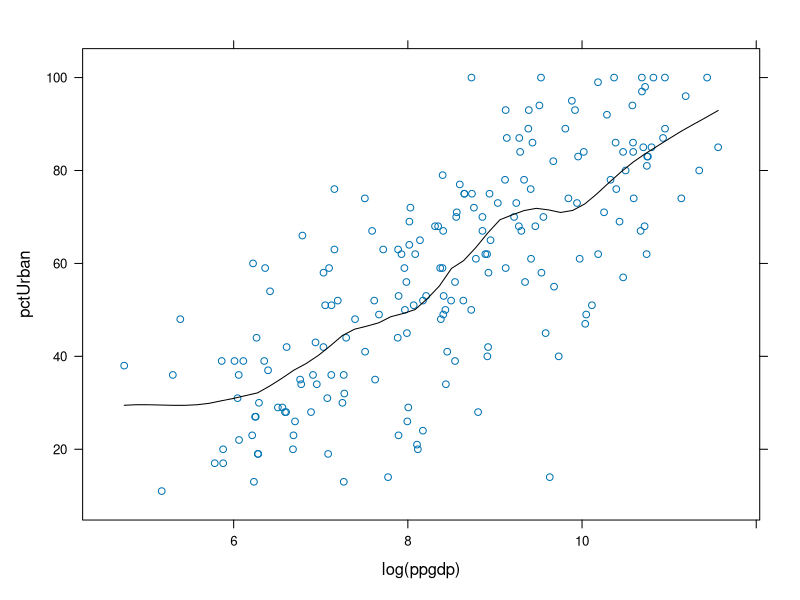
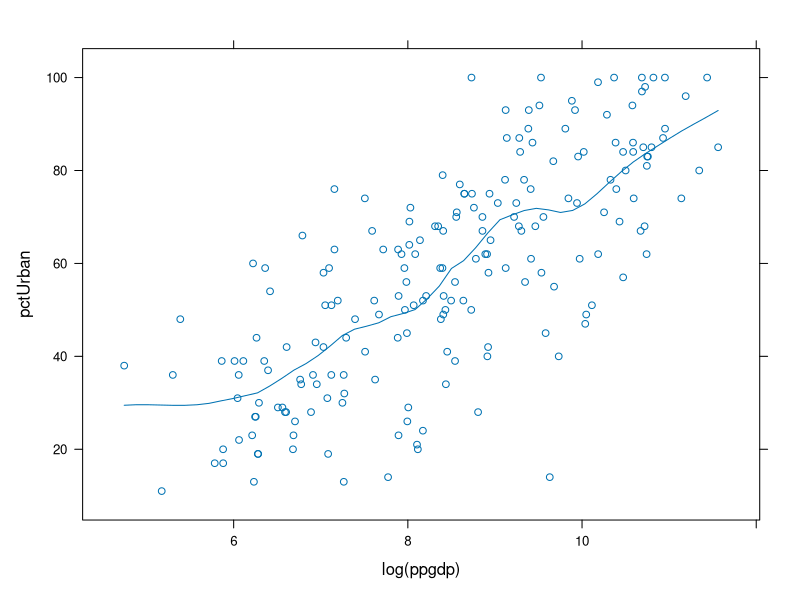
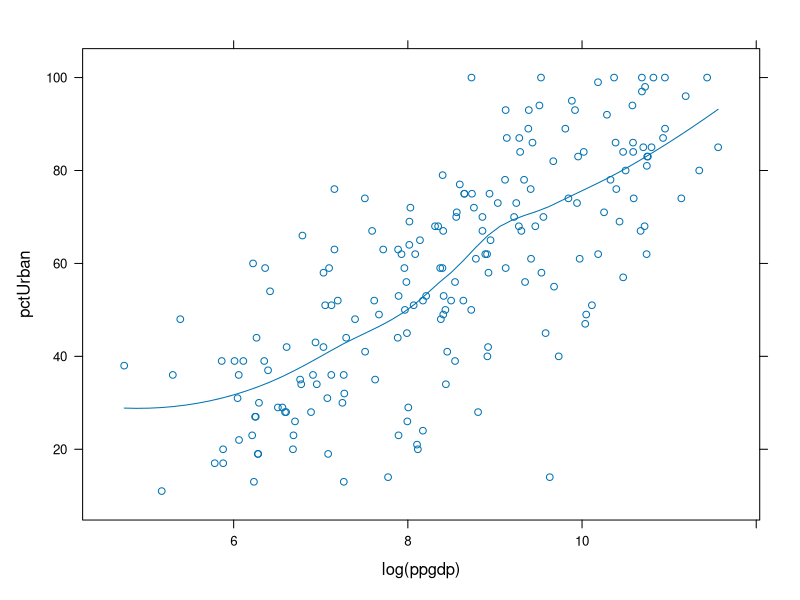
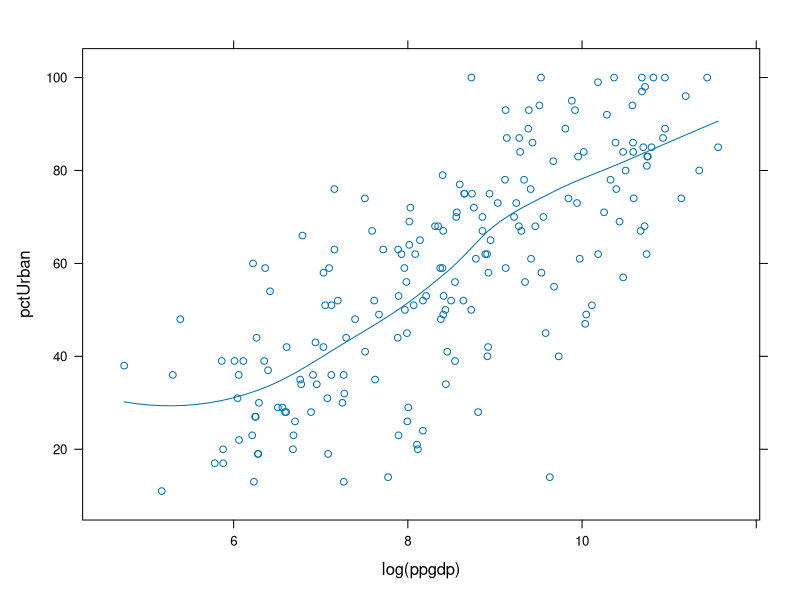
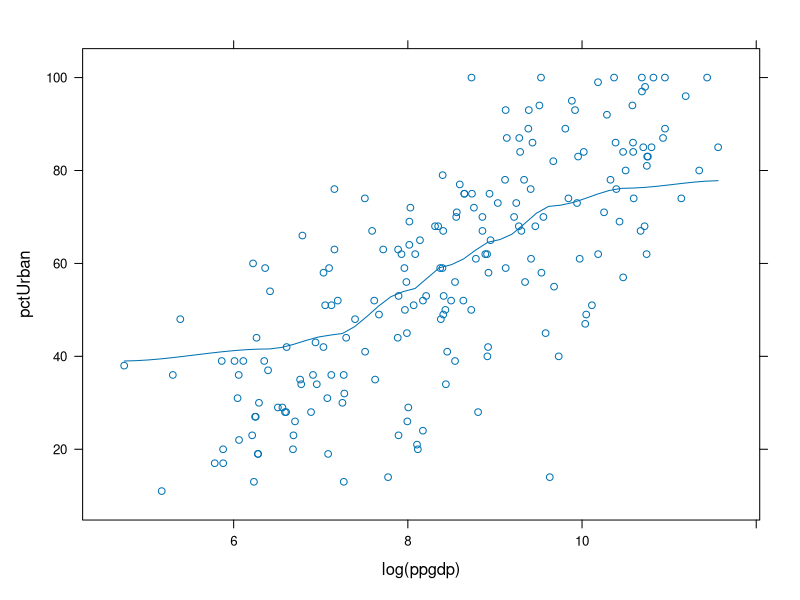
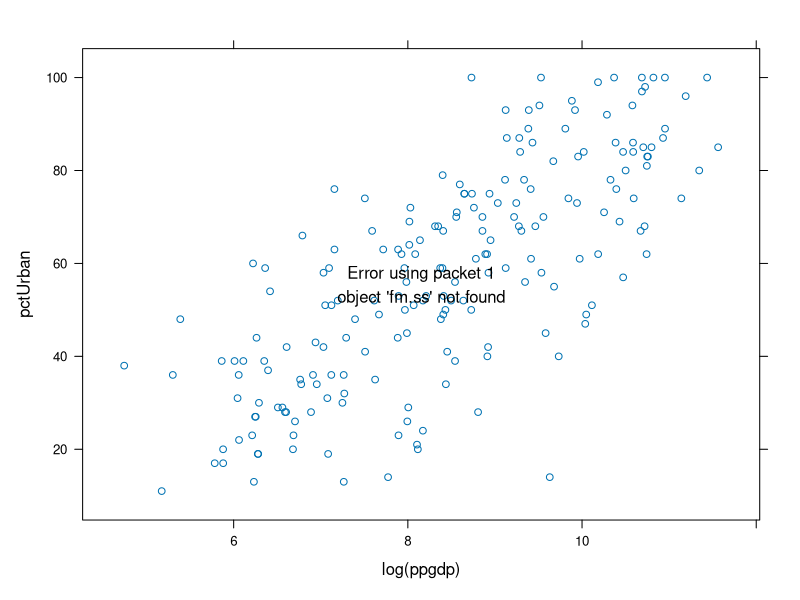
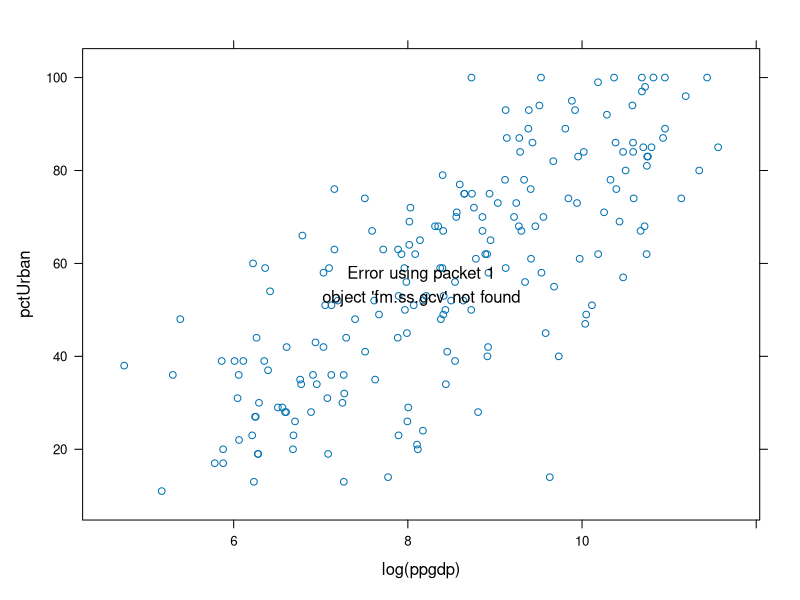
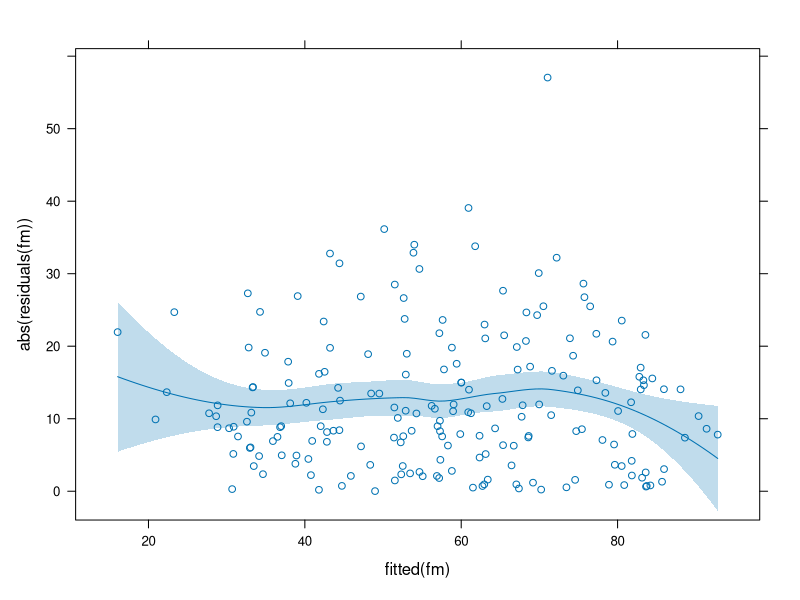

Generate these figures, in order, with R:

library(lattice)
library(latticeExtra)

data(UN,package = "carData")

xyplot(pctUrban ~ log(ppgdp), data = UN, col.line = "black",
       type = c("p","smooth"), span = 0.27, degree = 1, family = "gaussian")
xyplot(pctUrban ~ log(ppgdp), data = UN, type = c("p", "smooth"),
       span = 0.27, degree = 1, family = "gaussian")
xyplot(pctUrban ~ log(ppgdp), data = UN, type = c("p", "smooth"),
       span = 2/3, degree = 2, family = "gaussian")
xyplot(pctUrban ~ log(ppgdp), data = UN, type = c("p", "smooth"),
       span = 2/3, degree = 2, family = "symmetric")
xyplot(pctUrban ~ log(ppgdp), data = UN, type = c("p", "smooth"),
       span = 2/3, degree = 0, family = "symmetric")

UN.sub <- subset(UN, !is.na(ppgdp) & !is.na(pctUrban)) # cannot handle NA
(fm.ss <- with(UN.sub, smooth.spline(log(ppgdp), pctUrban, df = 6))) # lambda controlled by df

(fm.ss.gcv <- with(UN.sub, smooth.spline(log(ppgdp), pctUrban))) # lambda chosen by GCV

xyplot(pctUrban ~ log(ppgdp), data = UN) + layer(panel.lines(predict(fm.ss)))

xyplot(pctUrban ~ log(ppgdp), data = UN) + layer(panel.lines(predict(fm.ss.gcv)))

fm <- lm(pctUrban ~ log(ppgdp), data = UN)
xyplot(abs(residuals(fm)) ~ fitted(fm)) + layer(panel.smoother(x, y, method = "loess"))
